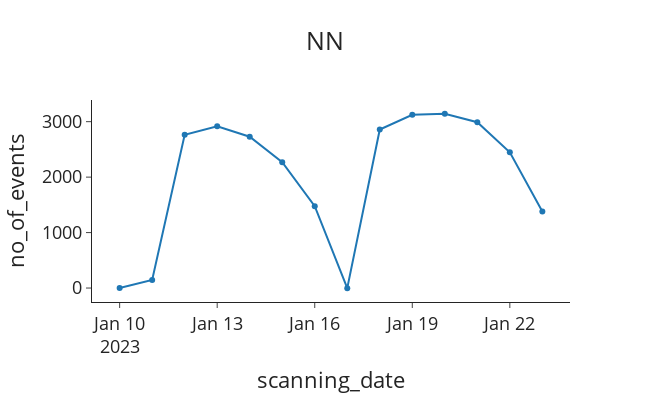

Notebook cell for this chart:
### Code cell
# Main
directory_path = os.getcwd() + "\\Data\\sorting_event_volumes_2023.csv"
df_forecast = df.copy()

# Input
start_date = "01-10-2023"                           # When does the planning horizon start
planning_horizon = 14                               # How long is the planning horizon
data = df_forecast[df_forecast["month"] <= 9]       # Always needed since some models need it for prediction
model = "Neural Network"                                     # Which model do you want to use, options are Linear Regression, ARIMA and Neural Network 
train_indicator = False                             # Optional, if you want to train the model

main(start_date, planning_horizon, data, model)

### Figure 1 — Plotly figure (JSON) as saved in the notebook; plotly's stock layout.template omitted (floating-point values rounded to 4 significant figures)
{"data": [{"name": "Forecast", "type": "scatter", "x": ["2023-01-10", "2023-01-11", "2023-01-12", "2023-01-13", "2023-01-14", "2023-01-15", "2023-01-16", "2023-01-17", "2023-01-18", "2023-01-19", "2023-01-20", "2023-01-21", "2023-01-22", "2023-01-23"], "y": [-1, 146, 2764, 2916, 2728, 2270, 1477, -2, 2858, 3124, 3141, 2991, 2447, 1382]}], "layout": {"font": {"size": 18}, "height": 400, "title": {"text": "NN", "x": 0.5}, "width": 650, "xaxis": {"title": {"text": "scanning_date"}}, "yaxis": {"title": {"text": "no_of_events"}}}}
